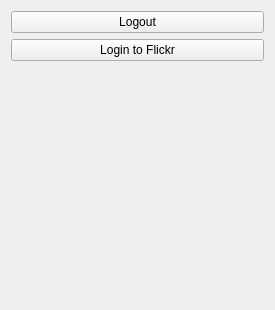
<ui version="4.0" >
 <class>AuthAppClass</class>
 <widget class="QMainWindow" name="AuthAppClass" >
  <property name="geometry" >
   <rect>
    <x>0</x>
    <y>0</y>
    <width>275</width>
    <height>310</height>
   </rect>
  </property>
  <property name="windowTitle" >
   <string>MainWindow</string>
  </property>
  <widget class="QWidget" name="centralWidget" >
   <layout class="QVBoxLayout" name="verticalLayout" >
    <item>
     <widget class="QPushButton" name="buttonForget" >
      <property name="text" >
       <string>Logout</string>
      </property>
     </widget>
    </item>
    <item>
     <widget class="QPushButton" name="pushButton" >
      <property name="text" >
       <string>Login to Flickr</string>
      </property>
     </widget>
    </item>
    <item>
     <spacer name="verticalSpacer" >
      <property name="orientation" >
       <enum>Qt::Vertical</enum>
      </property>
      <property name="sizeHint" stdset="0" >
       <size>
        <width>20</width>
        <height>40</height>
       </size>
      </property>
     </spacer>
    </item>
   </layout>
  </widget>
 </widget>
 <layoutdefault spacing="6" margin="11" />
 <resources/>
 <connections/>
</ui>
